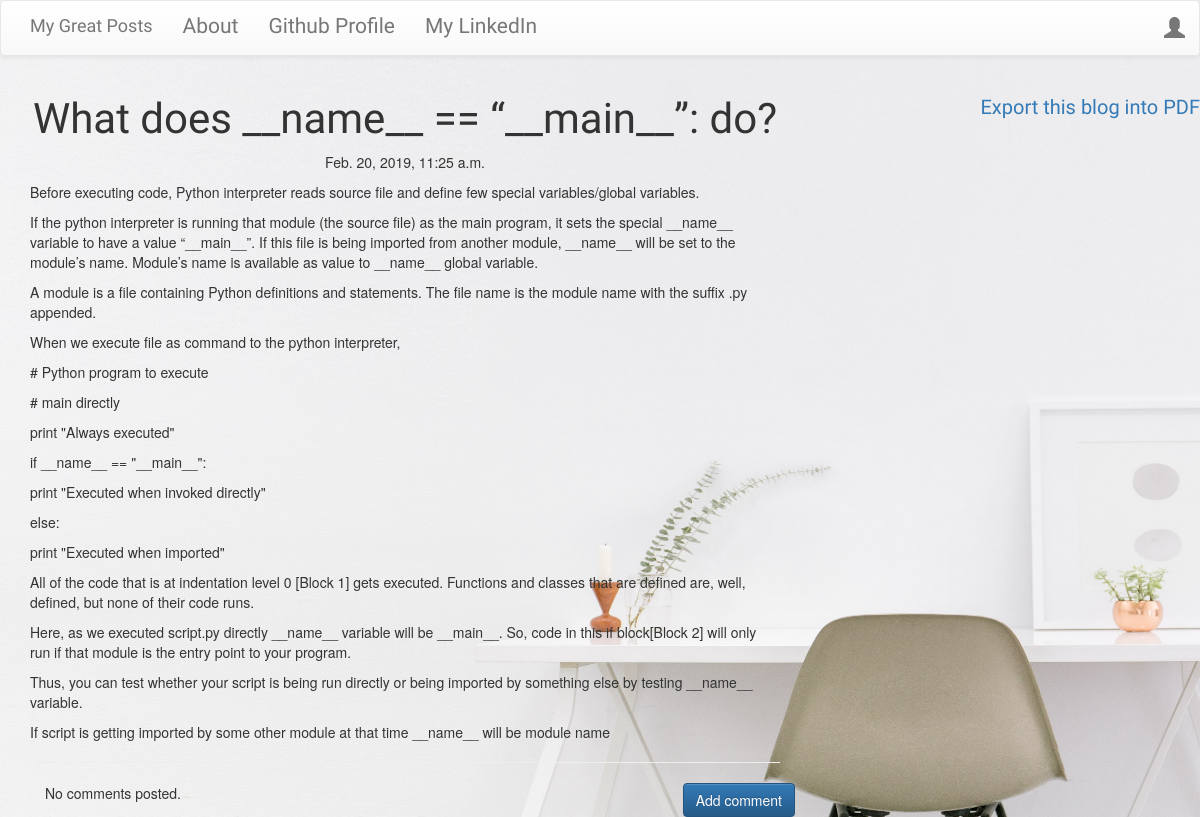
The page /post/14 on the database its author committed.
### blog/models.py (models this page shows, shortened)
class Post(models.Model):
    author = models.ForeignKey('auth.User' ,on_delete=models.CASCADE)
    title = models.CharField(max_length=200)
    text = models.TextField()
    created_date = models.DateTimeField(default=timezone.now)
    published_date = models.DateTimeField(blank=True, null=True)

### blog/views.py (the view)
# urls.py: url(r'^post/(?P<pk>\d+)$', views.PostDetailView.as_view(), name='post_detail'),
class PostDetailView(DetailView):
    model = Post

### blog/templates/blog/post_detail.html (shortened to what this page needs)
{% extends 'blog/base.html' %}
{% block content %}
<div class="postdetailview">
  <h1 class='posttitle loader'>{{ post.title }}</h1>
  {% if post.published_date %}
      <div class="date postdate">
          {{ post.published_date }}
      </div>
  {% else %}
      <a class="btn btn-default" href="{% url 'post_publish' pk=post.pk %}">Publish</a>
  {% endif %}
  <p class='postcontent' >{{ post.text|safe|linebreaksbr }}</p>
  <hr>
  <a class="btn btn-primary btn-comment" href="{% url 'add_comment_to_post' pk=post.pk %}">Add comment</a>
  <div class="container">
  {% for comment in post.comments.all %}
  <br>
  {% if user.is_authenticated or comment.approved_comment %}
        {{ comment.created_date }}
        {% if not comment.approved_comment %}
            <a class="btn btn-default" href="{% url 'comment_remove' pk=comment.pk %}"><span class="glyphicon glyphicon-remove"></span></a>
            <a class="btn btn-default" href="{% url 'comment_approve' pk=comment.pk %}"><span class="glyphicon glyphicon-ok"></span></a>
        {% endif %}
    <p>{{ comment.text|safe|linebreaks }}</p>
    <p>Posted by: <strong>{{ comment.author }}</strong></p>
  {% endif %}
  {% empty %}
  <p>No comments posted.</p>
  {% endfor %}
  </div>
  {% endblock %}
  {% block export %}
  <div class="exports">
  <h1><a href="{% url 'content' pk=post.pk%}">Export this blog into PDF</a></h1>
  </div>
{% endblock %}

### blog/static/css/blog.css (style rules this page uses)
body { background: url("/static/images/background.jpg") no-repeat; background-size:100%; background-size: 1800px 900px; }
.postdetailview { background: none; background-size:100%; background-size: 1800px 900px; }
.postdate { text-align: center; }
.posttitle { font-family: 'Boogaloo', cursive; font-size: 3em; text-align: center; }
.postcontent { font-size: 1.5em; }
.btn-comment { position: absolute; right: 0px; }
div.exports { float: right; margin: auto; }
.exports h1 { font-size: 20px; font-family: 'Boogaloo', cursive; }

### rows shown on the page
Post: title "What does __name__ == “__main__”: do?", published_date "Feb. 20, 2019, 11:25 a.m.", text "Before executing code, Python interpreter reads source file and define few special variables/global variables. If the python interpreter is running that module (the source file) as the main program, it sets the special __name__ variable to have a value “__main__”. If this file is being imported from another module, __name__ will be set to the module’s name. Module’s name is available as value to __name__ global variable. A module is a file containing Python definitions and statements. The file name is the module name with the suffix .py appended. When we execute file as command to the python interpreter, # Python program to execute # main directly print \"Always executed\" if __name__ ==…"
